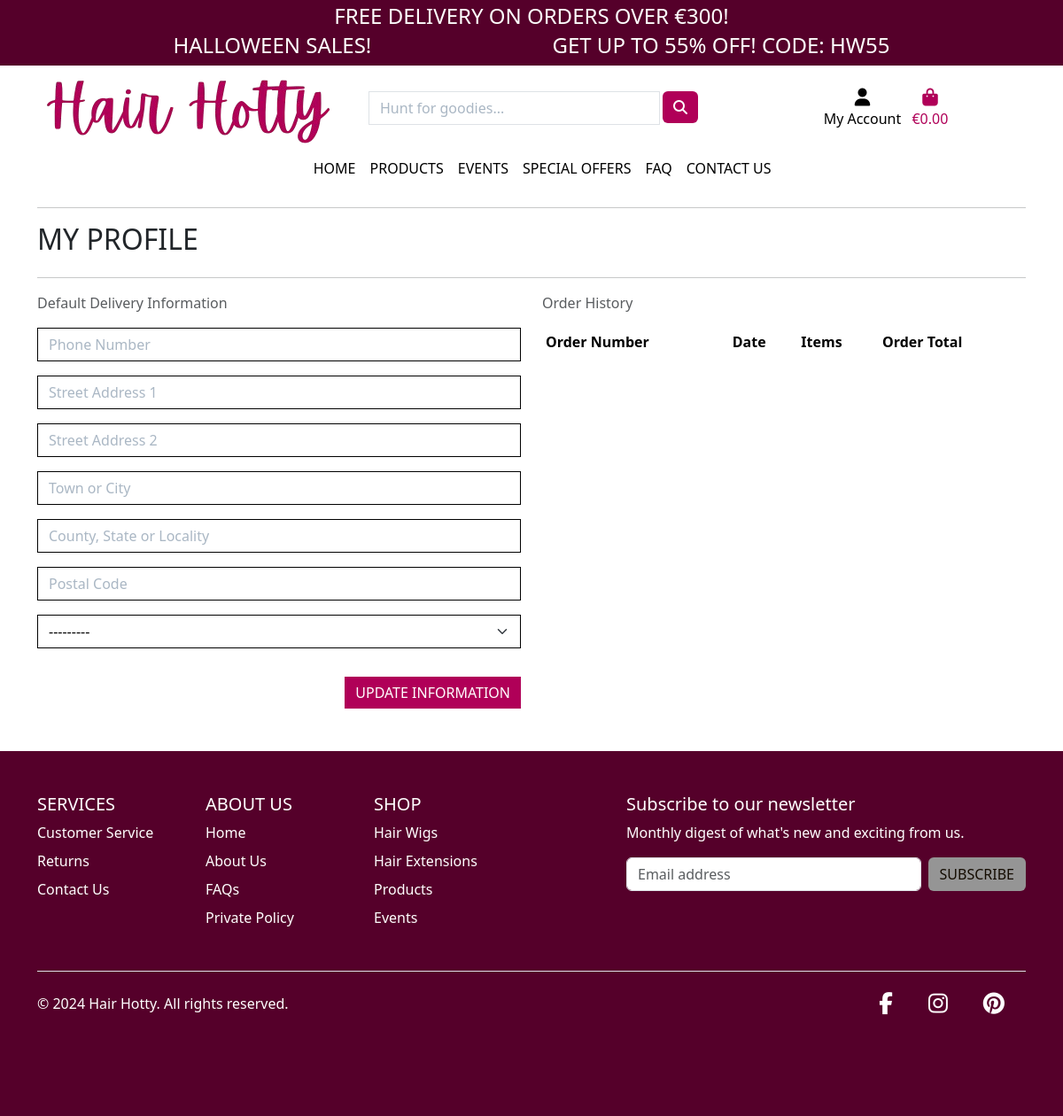
/profile/ (signed in), run on an earlier commit of the app's database.
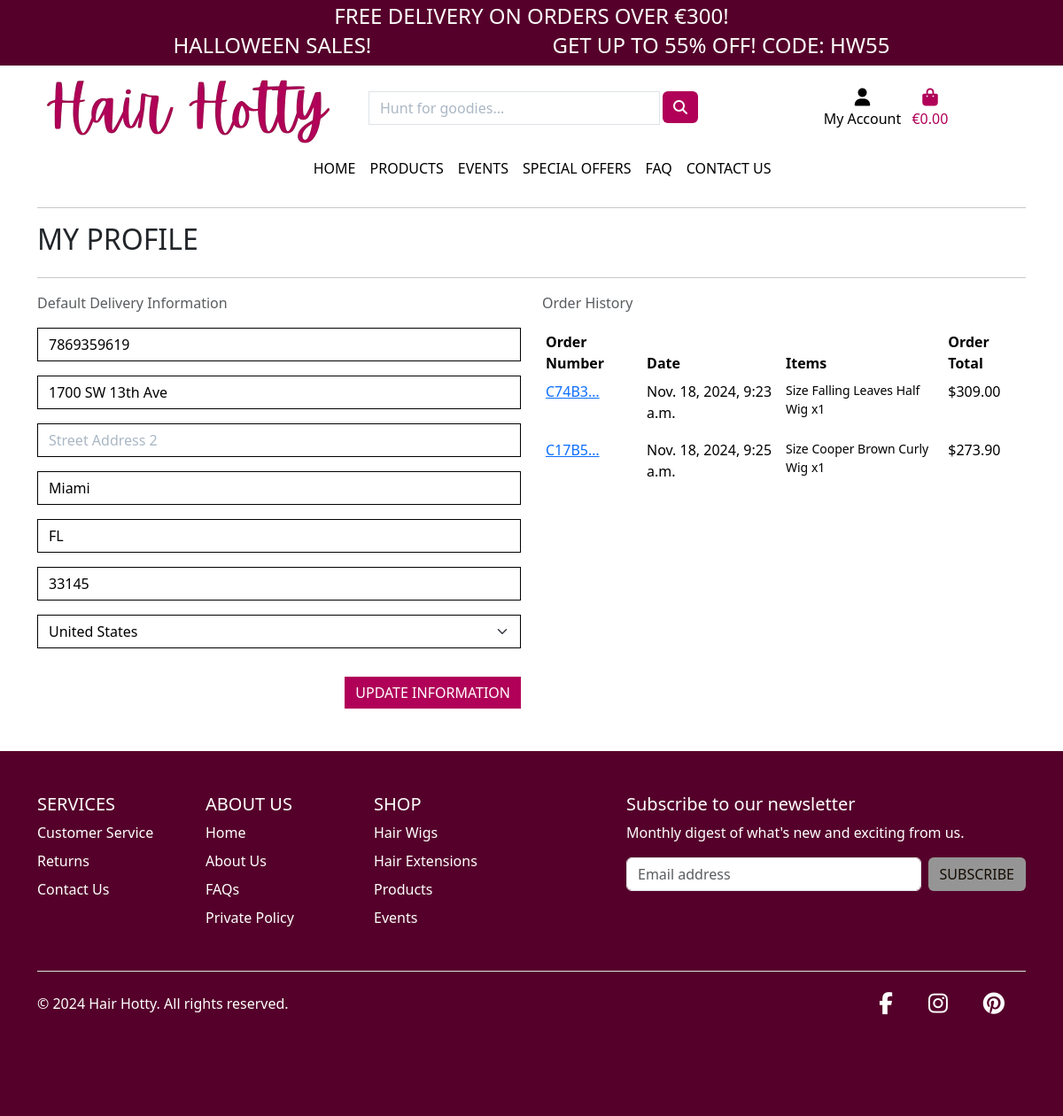
And on a later commit of the database.
### profiles/models.py (models this page shows, shortened)
class UserProfile(models.Model):
    user = models.OneToOneField(User, on_delete=models.CASCADE)
    default_phone_number = models.CharField(max_length=20, null=True, blank=True)
    default_street_address1 = models.CharField(max_length=80, null=True, blank=True)
    default_street_address2 = models.CharField(max_length=80, null=True, blank=True)
    default_town_or_city = models.CharField(max_length=40, null=True, blank=True)
    default_county = models.CharField(max_length=80, null=True, blank=True)
    default_postcode = models.CharField(max_length=20, null=True, blank=True)
    default_country = CountryField(blank_label='Country *', null=True, blank=True)

### checkout/models.py (models this page shows, shortened)
class Order(models.Model):
    order_number = models.CharField(max_length=32, null=False, editable=False)
    user_profile = models.ForeignKey(UserProfile, on_delete=models.SET_NULL,
                                     null=True, blank=True, related_name='orders')
    full_name = models.CharField(max_length=50, null=False, blank=False)
    email = models.EmailField(max_length=254, null=False, blank=False)
    phone_number = models.CharField(max_length=20, null=False, blank=False)
    country = CountryField(blank_label='Country *', null=False, blank=False)
    postcode = models.CharField(max_length=20, null=True, blank=True)
    town_or_city = models.CharField(max_length=40, null=False, blank=False)
    street_address1 = models.CharField(max_length=80, null=False, blank=False)
    street_address2 = models.CharField(max_length=80, null=True, blank=True)
    county = models.CharField(max_length=80, null=True, blank=True)
    date = models.DateTimeField(auto_now_add=True)
    delivery_cost = models.DecimalField(max_digits=6, decimal_places=2, null=False, default=0)
    order_total = models.DecimalField(max_digits=10, decimal_places=2, null=False, default=0)
    grand_total = models.DecimalField(max_digits=10, decimal_places=2, null=False, default=0)
    original_bag = models.TextField(null=False, blank=False, default='')
    stripe_pid = models.CharField(max_length=254, null=False, blank=False, default='')

class OrderLineItem(models.Model):
    order = models.ForeignKey(Order, null=False, blank=False, on_delete=models.CASCADE, related_name='lineitems')
    product = models.ForeignKey(Product, null=False, blank=False, on_delete=models.CASCADE)
    product_size = models.CharField(max_length=2, null=True, blank=True) # XS, S, M, L, XL
    quantity = models.IntegerField(null=False, blank=False, default=0)
    lineitem_total = models.DecimalField(max_digits=6, decimal_places=2, null=False, blank=False, editable=False)

### products/models.py (models this page shows, shortened)
class Product(models.Model):
    category = models.ForeignKey('Category', null=True, blank=True, on_delete=models.SET_NULL)
    id = models.UUIDField(default=uuid.uuid4, unique=True, primary_key=True, editable=False)
    name = models.CharField(max_length=254)
    description = models.TextField()
    has_sizes = models.BooleanField(default=False,null=True, blank=True)
    price = models.DecimalField(max_digits=6, decimal_places=2)
    rating = models.DecimalField(max_digits=6, decimal_places=2, null=True, blank=True)
    image_url = models.URLField(max_length=1024, null=True, blank=True)
    image = models.ImageField(null=True, blank=True)

### profiles/views.py (the view)
# urls.py: path('profile/', include('profiles.urls')),
def profile(request):
    profile = get_object_or_404(UserProfile, user=request.user)
    if request.method == 'POST':
        form = UserProfileForm(request.POST, instance=profile)
        if form.is_valid():
            form.save()
            messages.success(request, 'Profile updated successfully')
        else:
            messages.error(request, 'Update failed. Please ensure the form is valid.')
    else:
        form = UserProfileForm(instance=profile)
    orders = profile.orders.all()
    template = 'profiles/profile.html'
    context = {
        'form': form,
        'orders': orders,
        'on_profile_page': True
    }
    return render(request, template, context)

### profiles/forms.py
class UserProfileForm(forms.ModelForm):
    class Meta:
        model = UserProfile
        exclude = ('user',)
    def __init__(self, *args, **kwargs):
        super().__init__(*args, **kwargs)
        placeholders = {
            'default_phone_number': 'Phone Number',
            'default_postcode': 'Postal Code',
            'default_town_or_city': 'Town or City',
            'default_street_address1': 'Street Address 1',
            'default_street_address2': 'Street Address 2',
            'default_county': 'County, State or Locality',
        }
        self.fields['default_phone_number'].widget.attrs['autofocus'] = True
        for field in self.fields:
            if field != 'default_country':
                if self.fields[field].required:
                    placeholder = f'{placeholders[field]} *'
                else:
                    placeholder = placeholders[field]
                self.fields[field].widget.attrs['placeholder'] = placeholder
            self.fields[field].widget.attrs['class'] = 'border-black rounded-0 profile-form-input'
            self.fields[field].label = False

### profiles/templates/profiles/profile.html (shortened to what this page needs)
{% extends "base.html" %}
{% load static %}
{% block extra_css %}
    <link rel="stylesheet" href="{% static 'profiles/css/profile.css' %}">
{% endblock %}
{% block content %}
    <div class="overlay"></div>
    <div class="container mb-5">
        <div class="row">
            <div class="col">
                <hr>
                <h2 class="logo-font mb-4">My Profile</h2>
                <hr>
            </div>
        </div>
        <div class="row">
            <div class="col-12 col-lg-6">
                <p class="text-muted">Default Delivery Information</p>
                <form class="mt-3" action="{% url 'profile' %}" method="POST" id="profile-update-form">
                    {{ form|crispy }}
                    <button class="btn btn-cordovan rounded-0 text-uppercase float-end mt-3">Update Information</button>
                </form>
            </div>
            <div class="col-12 col-lg-6">
                <p class="text-muted">Order History</p>
                <div class="order-history table-responsive">
                    <table class="table table-sm table-borderless">
                        <thead>
                            <tr>
                                <th>Order Number</th>
                                <th>Date</th>
                                <th>Items</th>
                                <th>Order Total</th>
                            </tr>
                        </thead>
                        <tbody>
                            {% for order in orders %}
                                <tr>
                                    <td>
                                        <a href="{% url 'order_history' order.order_number %}"
                                        title="{{ order.order_number }}">
                                            {{ order.order_number|truncatechars:6 }}
                                        </a>
                                    </td>
                                    <td>{{ order.date }}</td>
                                    <td>
                                        <ul class="list-unstyled">
                                            {% for item in order.lineitems.all %}
                                                <li class="small">
                                                    {% if item.product.has_sizes %}
                                                        Size {{ item.product.size|upper }}
                                                    {% endif %}{{ item.product.name }} x{{ item.quantity }}
                                                </li>
                                            {% endfor %}
                                        </ul>
                                    </td>
                                    <td>${{ order.grand_total }}</td>
                                </tr>
                            {% endfor %}
                        </tbody>
                    </table>
                </div>
            </div>
        </div>
    </div>
{% endblock %}

What changed in the data, as far as the page shows it:
changed UserProfile: default_phone_number (not shown) → "7869359619"; default_street_address1 (not shown) → "1700 SW 13th Ave"; default_town_or_city (not shown) → "Miami"; default_county (not shown) → "FL"; default_postcode (not shown) → "33145"; default_country "---------" → "United States"
added Order: order_number "C74B3…", date "Nov. 18, 2024, 9:23 a.m.", grand_total "309.00"
added OrderLineItem: product.name "Falling Leaves Half Wig", quantity "1", shown under "C74B3…"
added Order: order_number "C17B5…", date "Nov. 18, 2024, 9:25 a.m.", grand_total "273.90"
added OrderLineItem: product.name "Cooper Brown Curly Wig", quantity "1", shown under "C17B5…"
